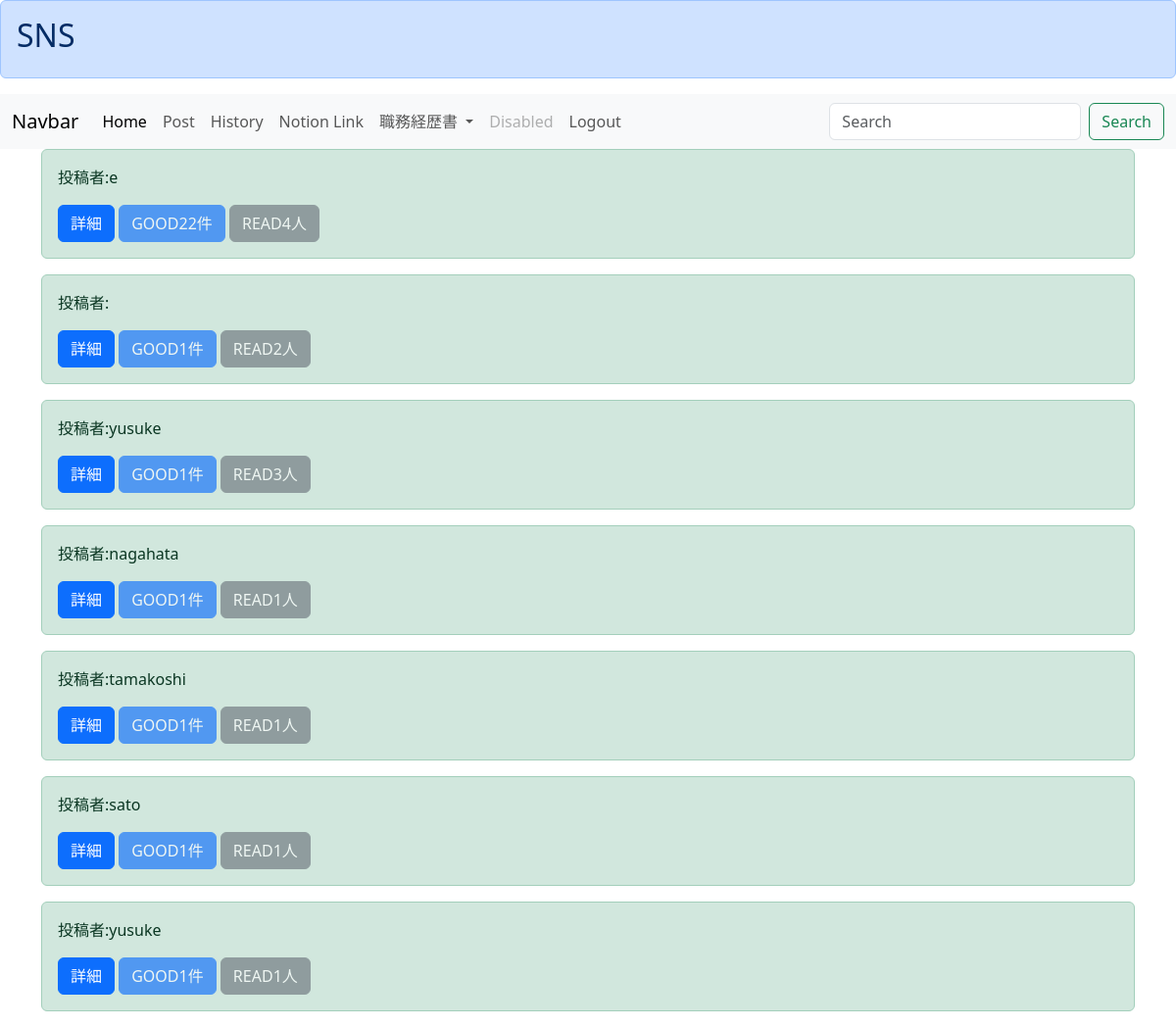
Screenshot of /list/ (signed in) with the database file from the repository.
### boardapp/models.py (models this page shows)
class BoardModel(models.Model):
    title = models.CharField(max_length=100)
    content = models.TextField()
    author = models.CharField(max_length=50)
    sns_image = models.ImageField(upload_to='')#どこに保存するのか指定する引数必要
    good = models.IntegerField(null=True, blank=True, default=1)
    read = models.IntegerField(null=True, blank=True, default=1)#既読の数を数える
    readtext = models.TextField(null=True, blank=True, default='a')#既読を押した人の情報を記録

### boardapp/views.py (the view)
# urls.py: path('list/', listfunc, name='list'),
@login_required
def listfunc(request):
    object_list = BoardModel.objects.all()#BoardModelのオブジェクトすべてをobject_list(変数)に入れることができる
    return render(request, 'list.html', {'object_list':object_list})

### templates/list.html (shortened to what this page needs)
{% extends 'base.html' %}
{% block header %}
<div class="alert alert-primary" role="alert">
   <h2>SNS</h2>
  </div>
{% endblock header %}
{% block content %}
<nav class="navbar navbar-expand-lg bg-body-tertiary">
    <div class="container-fluid">
      <a class="navbar-brand" href="#">Navbar</a>
      <div class="collapse navbar-collapse" id="navbarSupportedContent">
        <ul class="navbar-nav me-auto mb-2 mb-lg-0">
          <li class="nav-item">
            <a class="nav-link active" aria-current="page" href="#">Home</a>
          </li>
          <li class="nav-item">
            <a class="nav-link" href="{% url 'create' %}">Post</a>
          </li>
          <li class="nav-item">
            <a class="nav-link" href="#">History</a>
          </li>
          <li class="nav-item">
            <a class="nav-link" href="#">Notion Link</a>
          </li>
          <li class="nav-item dropdown">
            <a class="nav-link dropdown-toggle" href="#" role="button" data-bs-toggle="dropdown" aria-expanded="false">
              職務経歴書
            </a>
          </li>
          <li class="nav-item">
            <a class="nav-link disabled">Disabled</a>
          </li>
          <li class="nav-item">
            <a class="nav-link" href="{% url 'logout' %}">Logout</a>
          </li>
        </ul>
        <form class="d-flex" role="search">
          <input class="form-control me-2" type="search" placeholder="Search" aria-label="Search">
          <button class="btn btn-outline-success" type="submit">Search</button>
        </form>
      </div>
    </div>
  </nav>
{% if user.is_authenticated %}<!trueかFalseで返ってくる。Trueは下記実行>
<div class='container'>
    {% for item in object_list %}<!views経由のmodel>
    <div class="alert alert-success" role="alert">
        <p>投稿者:{{ item.author }}</p>
        <a class="btn btn-primary" href="{% url 'detail' item.pk %}" role="button">詳細</a><!modelsやつを引っ張ってくる>
        <a class="btn btn-primary disabled"  role="button" aria-disabled="true">GOOD{{item.good}}件</a>
        <a class="btn btn-secondary disabled"  role="button" aria-disabled="true">READ{{item.read}}人</a>
    </div>
    {%endfor%}
</div>
{% else %}<!Falseの場合>
<p>Please login: <a href="{% url 'login' %}">HERE</a></p>
{% endif %}
{% endblock content %}

### rows the page displays
BoardModel: author "e", good "22", read "4"
BoardModel: good "1", read "2"
BoardModel: author "yusuke", good "1", read "3"
BoardModel: author "nagahata", good "1", read "1"
BoardModel: author "tamakoshi", good "1", read "1"
BoardModel: author "sato", good "1", read "1"
BoardModel: author "yusuke", good "1", read "1"
